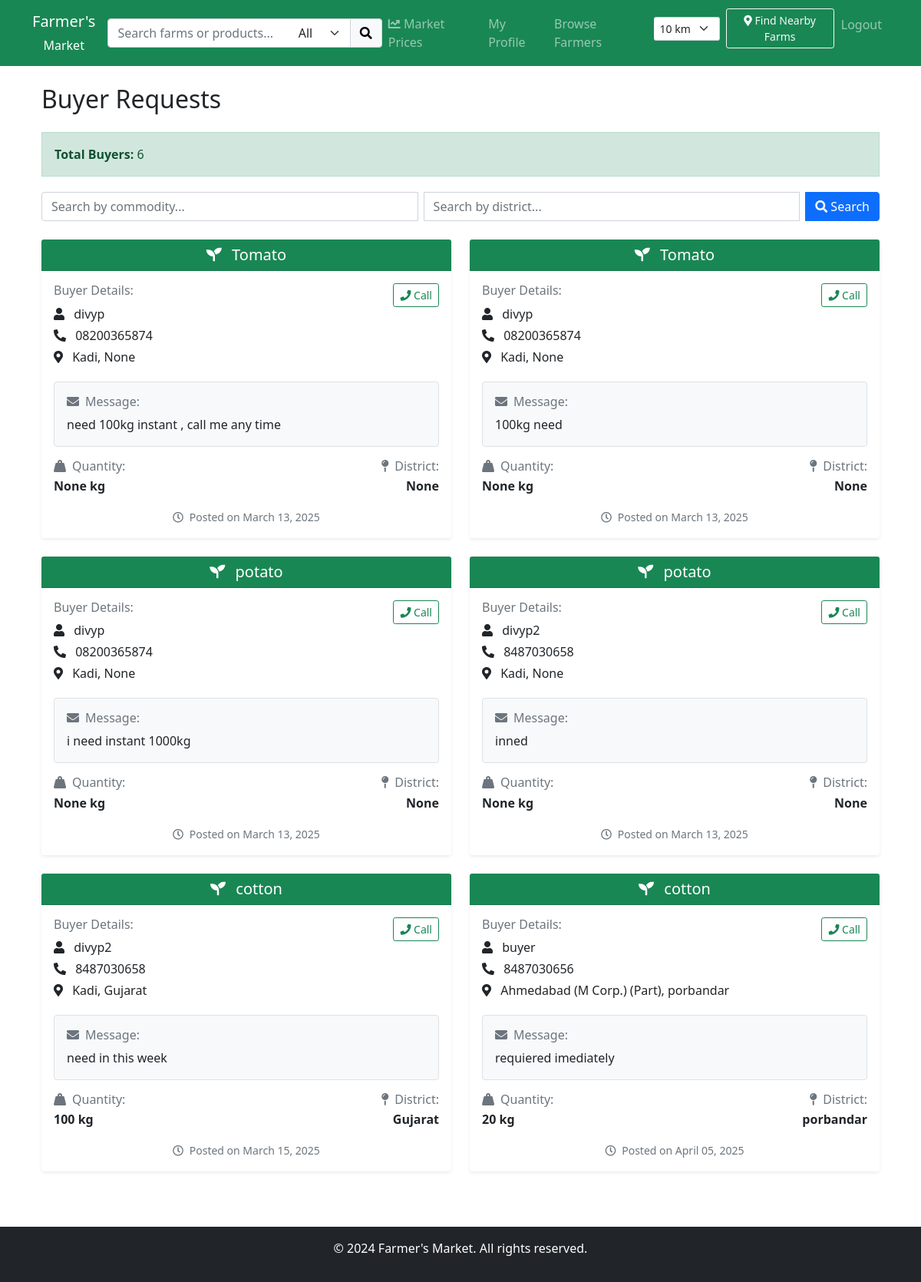
/find_buyers/ (signed in), run on the app's committed database.
### testfarmer/models.py (models this page shows, shortened)
class ProductRequest(models.Model):
    user = models.ForeignKey(User, on_delete=models.CASCADE)
    product_name = models.CharField(max_length=255)
    message = models.TextField(null=True, blank=True)
    quantity = models.IntegerField(null=True, blank=True)
    district = models.CharField(max_length=100,null=True, blank=True)
    created_at = models.DateTimeField(auto_now_add=True)

class UserProfile(models.Model):
    user = models.OneToOneField(User, on_delete=models.CASCADE)
    is_farmer = models.BooleanField(default=False)
    phone = models.CharField(max_length=15)
    city = models.CharField(max_length=100)
    address = models.TextField()

### testfarmer/views.py (the view)
# urls.py: path('find_buyers/', views.find_buyers, name='find_buyers'),
@login_required
def find_buyers(request):
    commodity_query = request.GET.get('q', '').strip()
    district_query = request.GET.get('district', '').strip()
    buyer_requests = ProductRequest.objects.all()
    if commodity_query:
        buyer_requests = buyer_requests.filter(product_name__icontains=commodity_query)
    if district_query:
        buyer_requests = buyer_requests.filter(district__icontains=district_query)
    total_buyers = buyer_requests.count()
    return render(request, 'find_buyers.html', {
        'buyer_requests': buyer_requests,
        'commodity_query': commodity_query,
        'district_query': district_query,
        'total_buyers': total_buyers
    })

### templates/find_buyers.html (shortened to what this page needs)
{% extends 'base.html' %}
{% block content %}
<div class="container">
    <h2 class="mb-4">Buyer Requests</h2>
    <div class="alert alert-success">
        <strong>Total Buyers:</strong> {{ total_buyers }}
    </div>
    <form method="GET" action="{% url 'find_buyers' %}" class="mb-4">
        <div class="input-group">
            <input type="text" name="q" class="form-control me-2" placeholder="Search by commodity..." value="{{ request.GET.q }}">
            <input type="text" name="district" class="form-control me-2" placeholder="Search by district..." value="{{ request.GET.district }}">
            <button type="submit" class="btn btn-primary">
                <i class="fas fa-search"></i> Search
            </button>
        </div>
    </form>
    {% if buyer_requests %}
    <div class="row">
        {% for request in buyer_requests %}
            <div class="col-md-6 mb-4">
                <div class="card shadow-sm border-0">
                    <div class="card-header bg-success text-white text-center">
                        <h5 class="card-title mb-0">
                            <i class="fas fa-seedling me-2"></i> {{ request.product_name }}
                        </h5>
                    </div>
                    <div class="card-body">
                        <div class="row">
                            <div class="col-8">
                                <h6 class="text-muted mb-2">Buyer Details:</h6>
                                <p class="mb-1"><i class="fas fa-user me-2"></i> {{ request.user.username }}</p>
                                <p class="mb-1"><i class="fas fa-phone-alt me-2"></i> {{ request.user.userprofile.phone }}</p>
                                <p class="mb-1"><i class="fas fa-map-marker-alt me-2"></i> {{ request.user.userprofile.city }}, {{ request.district }}</p>
                            </div>
                            <div class="col-4 text-end">
                                <a href="tel:{{ request.user.userprofile.phone }}" class="btn btn-outline-success btn-sm">
                                    <i class="fas fa-phone"></i> Call
                                </a>
                            </div>
                        </div>
                        <div class="mt-3 p-3 bg-light rounded border">
                            <h6 class="text-muted mb-2"><i class="fas fa-envelope me-2"></i>Message:</h6>
                            <p class="mb-0">{{ request.message }}</p>
                        </div>
                        <div class="row mt-3">
                            <div class="col-6">
                                <h6 class="text-muted mb-1"><i class="fas fa-weight-hanging me-2"></i>Quantity:</h6>
                                <p class="fw-bold mb-0">{{ request.quantity }} kg</p>
                            </div>
                            <div class="col-6 text-end">
                                <h6 class="text-muted mb-1"><i class="fas fa-map-pin me-2"></i>District:</h6>
                                <p class="fw-bold mb-0">{{ request.district }}</p>
                            </div>
                        </div>
                        <div class="text-center mt-3">
                            <small class="text-muted">
                                <i class="far fa-clock me-1"></i> Posted on {{ request.created_at|date:"F d, Y" }}
                            </small>
                        </div>
                    </div>
                </div>
            </div>
            {% endfor %}
        </div>
    {% else %}
        <div class="alert alert-info text-center">
            <i class="fas fa-info-circle me-2"></i>No buyer requests found for "{{ query }}".
        </div>
    {% endif %}
</div>
{% endblock %}

### static/css/style.css (style rules this page uses)
.card { transition: transform 0.2s; box-shadow: 0 4px 6px rgba(0, 0, 0, 0.1); }
.alert { border-radius: 0; margin-bottom: 20px; }

### data on the page
ProductRequest: product_name "Tomato", user.username "divyp", user.userprofile.phone "08200365874", user.userprofile.city "Kadi", district "None", message "need 100kg instant , call me any time", quantity "None", created_at "March 13, 2025"
ProductRequest: product_name "Tomato", user.username "divyp", user.userprofile.phone "08200365874", user.userprofile.city "Kadi", district "None", message "100kg need", quantity "None", created_at "March 13, 2025"
ProductRequest: product_name "potato", user.username "divyp", user.userprofile.phone "08200365874", user.userprofile.city "Kadi", district "None", message "i need instant 1000kg", quantity "None", created_at "March 13, 2025"
ProductRequest: product_name "potato", user.username "divyp2", user.userprofile.phone "8487030658", user.userprofile.city "Kadi", district "None", message "inned", quantity "None", created_at "March 13, 2025"
ProductRequest: product_name "cotton", user.username "divyp2", user.userprofile.phone "8487030658", user.userprofile.city "Kadi", district "Gujarat", message "need in this week", quantity "100", created_at "March 15, 2025"
ProductRequest: product_name "cotton", user.username "buyer", user.userprofile.phone "8487030656", user.userprofile.city "Ahmedabad (M Corp.) (Part)", district "porbandar", message "requiered imediately", quantity "20", created_at "April 05, 2025"

### other printed values
{{ total_buyers }} "6"
